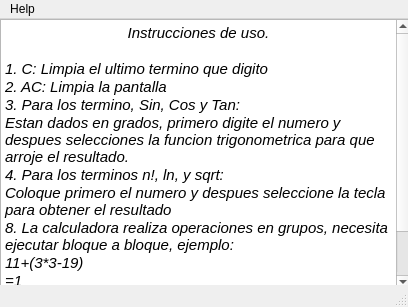
<?xml version="1.0" encoding="UTF-8"?>
<ui version="4.0">
 <class>ayuda_2</class>
 <widget class="QMainWindow" name="ayuda_2">
  <property name="geometry">
   <rect>
    <x>0</x>
    <y>0</y>
    <width>408</width>
    <height>307</height>
   </rect>
  </property>
  <property name="cursor">
   <cursorShape>PointingHandCursor</cursorShape>
  </property>
  <property name="windowTitle">
   <string>Help</string>
  </property>
  <property name="windowIcon">
   <iconset>
    <normaloff>../../../../../../Downloads/help.jpeg</normaloff>../../../../../../Downloads/help.jpeg</iconset>
  </property>
  <property name="animated">
   <bool>true</bool>
  </property>
  <property name="unifiedTitleAndToolBarOnMac">
   <bool>false</bool>
  </property>
  <widget class="QWidget" name="centralwidget">
   <widget class="QTextBrowser" name="Help">
    <property name="geometry">
     <rect>
      <x>0</x>
      <y>0</y>
      <width>411</width>
      <height>271</height>
     </rect>
    </property>
    <property name="cursor" stdset="0">
     <cursorShape>OpenHandCursor</cursorShape>
    </property>
    <property name="html">
     <string>&lt;!DOCTYPE HTML PUBLIC &quot;-//W3C//DTD HTML 4.0//EN&quot; &quot;http://www.w3.org/TR/REC-html40/strict.dtd&quot;&gt;
&lt;html&gt;&lt;head&gt;&lt;meta name=&quot;qrichtext&quot; content=&quot;1&quot; /&gt;&lt;meta charset=&quot;utf-8&quot; /&gt;&lt;style type=&quot;text/css&quot;&gt;
p, li { white-space: pre-wrap; }
hr { height: 1px; border-width: 0; }
li.unchecked::marker { content: &quot;\2610&quot;; }
li.checked::marker { content: &quot;\2612&quot;; }
&lt;/style&gt;&lt;/head&gt;&lt;body style=&quot; font-family:'Segoe UI'; font-size:9pt; font-weight:400; font-style:normal;&quot;&gt;
&lt;p align=&quot;center&quot; style=&quot; margin-top:0px; margin-bottom:0px; margin-left:0px; margin-right:0px; -qt-block-indent:0; text-indent:0px;&quot;&gt;&lt;span style=&quot; font-size:11pt; font-style:italic;&quot;&gt;Instrucciones de uso.&lt;/span&gt;&lt;/p&gt;
&lt;p align=&quot;center&quot; style=&quot;-qt-paragraph-type:empty; margin-top:0px; margin-bottom:0px; margin-left:0px; margin-right:0px; -qt-block-indent:0; text-indent:0px; font-size:11pt; font-style:italic;&quot;&gt;&lt;br /&gt;&lt;/p&gt;
&lt;p style=&quot; margin-top:0px; margin-bottom:0px; margin-left:0px; margin-right:0px; -qt-block-indent:0; text-indent:0px;&quot;&gt;&lt;span style=&quot; font-size:11pt; font-style:italic;&quot;&gt;1. C: Limpia el ultimo termino que digito&lt;/span&gt;&lt;/p&gt;
&lt;p style=&quot; margin-top:0px; margin-bottom:0px; margin-left:0px; margin-right:0px; -qt-block-indent:0; text-indent:0px;&quot;&gt;&lt;span style=&quot; font-size:11pt; font-style:italic;&quot;&gt;2. AC: Limpia la pantalla&lt;/span&gt;&lt;/p&gt;
&lt;p style=&quot; margin-top:0px; margin-bottom:0px; margin-left:0px; margin-right:0px; -qt-block-indent:0; text-indent:0px;&quot;&gt;&lt;span style=&quot; font-size:11pt; font-style:italic;&quot;&gt;3. Para los termino, Sin, Cos y Tan:&lt;/span&gt;&lt;/p&gt;
&lt;p style=&quot; margin-top:0px; margin-bottom:0px; margin-left:0px; margin-right:0px; -qt-block-indent:0; text-indent:0px;&quot;&gt;&lt;span style=&quot; font-size:11pt; font-style:italic;&quot;&gt;Estan dados en grados, primero digite el numero y despues selecciones la funcion trigonometrica para que arroje el resultado.&lt;/span&gt;&lt;/p&gt;
&lt;p style=&quot; margin-top:0px; margin-bottom:0px; margin-left:0px; margin-right:0px; -qt-block-indent:0; text-indent:0px;&quot;&gt;&lt;span style=&quot; font-size:11pt; font-style:italic;&quot;&gt;4. Para los terminos n!, ln, y sqrt:&lt;/span&gt;&lt;/p&gt;
&lt;p style=&quot; margin-top:0px; margin-bottom:0px; margin-left:0px; margin-right:0px; -qt-block-indent:0; text-indent:0px;&quot;&gt;&lt;span style=&quot; font-size:11pt; font-style:italic;&quot;&gt;Coloque primero el numero y despues seleccione la tecla para obtener el resultado&lt;/span&gt;&lt;/p&gt;
&lt;p style=&quot; margin-top:0px; margin-bottom:0px; margin-left:0px; margin-right:0px; -qt-block-indent:0; text-indent:0px;&quot;&gt;&lt;span style=&quot; font-size:11pt; font-style:italic;&quot;&gt;8. La calculadora realiza operaciones en grupos, necesita ejecutar bloque a bloque, ejemplo:&lt;/span&gt;&lt;/p&gt;
&lt;p style=&quot; margin-top:0px; margin-bottom:0px; margin-left:0px; margin-right:0px; -qt-block-indent:0; text-indent:0px;&quot;&gt;&lt;span style=&quot; font-size:11pt; font-style:italic;&quot;&gt;11+(3*3-19)&lt;/span&gt;&lt;/p&gt;
&lt;p style=&quot; margin-top:0px; margin-bottom:0px; margin-left:0px; margin-right:0px; -qt-block-indent:0; text-indent:0px;&quot;&gt;&lt;span style=&quot; font-size:11pt; font-style:italic;&quot;&gt;=1&lt;/span&gt;&lt;/p&gt;
&lt;p style=&quot; margin-top:0px; margin-bottom:0px; margin-left:0px; margin-right:0px; -qt-block-indent:0; text-indent:0px;&quot;&gt;&lt;span style=&quot; font-size:11pt; font-style:italic;&quot;&gt;ln(1)&lt;/span&gt;&lt;/p&gt;
&lt;p style=&quot; margin-top:0px; margin-bottom:0px; margin-left:0px; margin-right:0px; -qt-block-indent:0; text-indent:0px;&quot;&gt;&lt;span style=&quot; font-size:11pt; font-style:italic;&quot;&gt;=0&lt;/span&gt;&lt;/p&gt;
&lt;p style=&quot;-qt-paragraph-type:empty; margin-top:0px; margin-bottom:0px; margin-left:0px; margin-right:0px; -qt-block-indent:0; text-indent:0px; font-size:11pt; font-style:italic;&quot;&gt;&lt;br /&gt;&lt;/p&gt;&lt;/body&gt;&lt;/html&gt;</string>
    </property>
   </widget>
   <widget class="QLabel" name="label">
    <property name="geometry">
     <rect>
      <x>0</x>
      <y>-20</y>
      <width>451</width>
      <height>351</height>
     </rect>
    </property>
    <property name="styleSheet">
     <string notr="true">background-color: rgb(0, 255, 127);</string>
    </property>
    <property name="text">
     <string/>
    </property>
   </widget>
   <zorder>label</zorder>
   <zorder>Help</zorder>
  </widget>
  <widget class="QMenuBar" name="menubar">
   <property name="geometry">
    <rect>
     <x>0</x>
     <y>0</y>
     <width>408</width>
     <height>22</height>
    </rect>
   </property>
   <widget class="QMenu" name="ayuda">
    <property name="title">
     <string>Help</string>
    </property>
   </widget>
   <addaction name="ayuda"/>
  </widget>
  <widget class="QStatusBar" name="statusbar"/>
 </widget>
 <resources/>
 <connections/>
</ui>
